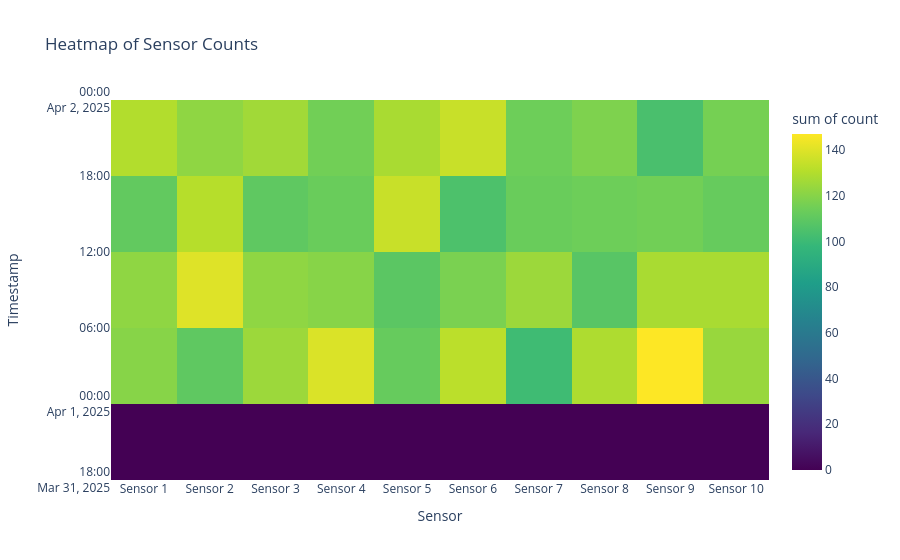
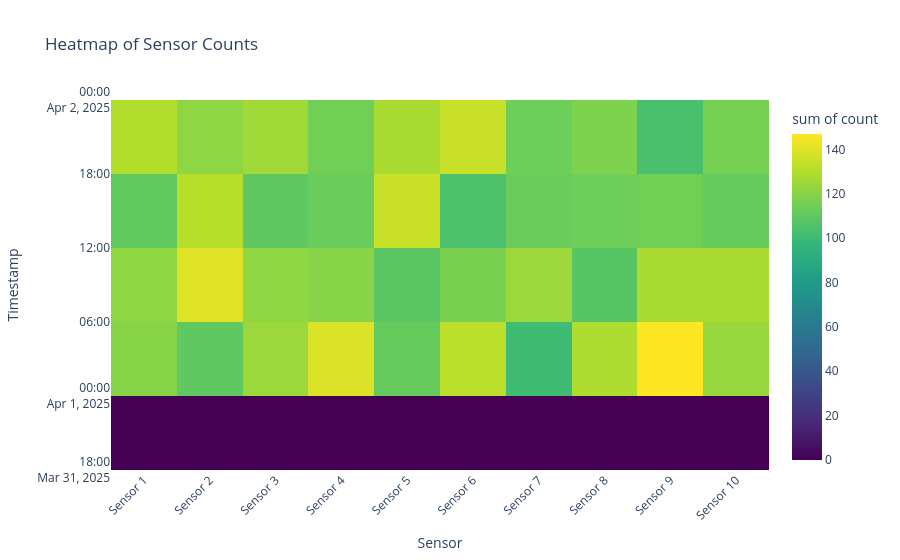

Notebook cell for these charts, in order:
### Code cell
# Example 10: Sensor Readings Heatmap
import pandas as pd
import numpy as np
from plot_agent.agent import PlotAgent


times = pd.date_range("2025-04-01 00:00", periods=24, freq="H")
sensors = [f"Sensor {i}" for i in range(1, 11)]
df = (
    pd.DataFrame(np.random.poisson(20, (24, 10)), index=times, columns=sensors)
      .reset_index()
      .melt(id_vars="index", var_name="sensor", value_name="count")
      .rename(columns={"index": "timestamp"})
)

agent = PlotAgent()
agent.set_df(df)

# Initial plot
response = agent.process_message(
    "Create a heatmap of sensor counts with timestamps on the y-axis and sensors on the x-axis."
)
fig = agent.get_figure()
fig.show()

# Follow-up iteration
response = agent.process_message(
    "Cluster both axes by similarity, add a colorbar title 'Event Count', and rotate x-axis labels 45°."
)
fig = agent.get_figure()
fig.show()

### Figure 1 — Plotly figure (JSON) as saved in the notebook; plotly's stock layout.template omitted (floating-point values rounded to 4 significant figures; data arrays with more than 128 entries replaced by an {"elided": "..."} marker saying what was removed)
{"data": [{"coloraxis": "coloraxis", "histfunc": "sum", "hovertemplate": "sensor=%{x}<br>formatted_timestamp=%{y}<br>sum of count=%{z}<extra></extra>", "name": "", "type": "histogram2d", "x": {"elided": "240 str values"}, "xaxis": "x", "xbingroup": "x", "y": {"elided": "240 str values"}, "yaxis": "y", "ybingroup": "y", "z": {"elided": "240 int values"}}], "layout": {"coloraxis": {"colorbar": {"title": {"text": "sum of count"}}, "colorscale": [[0.0, "#440154"], [0.1111, "#482878"], [0.2222, "#3e4989"], [0.3333, "#31688e"], [0.4444, "#26828e"], [0.5556, "#1f9e89"], [0.6667, "#35b779"], [0.7778, "#6ece58"], [0.8889, "#b5de2b"], [1.0, "#fde725"]]}, "legend": {"tracegroupgap": 0}, "title": {"text": "Heatmap of Sensor Counts"}, "xaxis": {"anchor": "y", "domain": [0.0, 1.0], "title": {"text": "Sensor"}}, "yaxis": {"anchor": "x", "domain": [0.0, 1.0], "title": {"text": "Timestamp"}}}}

### Figure 2 — Plotly figure (JSON) as saved in the notebook; plotly's stock layout.template omitted (floating-point values rounded to 4 significant figures; data arrays with more than 128 entries replaced by an {"elided": "..."} marker saying what was removed)
{"data": [{"coloraxis": "coloraxis", "histfunc": "sum", "hovertemplate": "sensor=%{x}<br>formatted_timestamp=%{y}<br>sum of count=%{z}<extra></extra>", "name": "", "type": "histogram2d", "x": {"elided": "240 str values"}, "xaxis": "x", "xbingroup": "x", "y": {"elided": "240 str values"}, "yaxis": "y", "ybingroup": "y", "z": {"elided": "240 int values"}}], "layout": {"coloraxis": {"colorbar": {"title": {"text": "sum of count"}}, "colorscale": [[0.0, "#440154"], [0.1111, "#482878"], [0.2222, "#3e4989"], [0.3333, "#31688e"], [0.4444, "#26828e"], [0.5556, "#1f9e89"], [0.6667, "#35b779"], [0.7778, "#6ece58"], [0.8889, "#b5de2b"], [1.0, "#fde725"]]}, "legend": {"tracegroupgap": 0}, "title": {"text": "Heatmap of Sensor Counts"}, "xaxis": {"anchor": "y", "domain": [0.0, 1.0], "tickangle": -45, "title": {"text": "Sensor"}}, "yaxis": {"anchor": "x", "domain": [0.0, 1.0], "title": {"text": "Timestamp"}}}}
